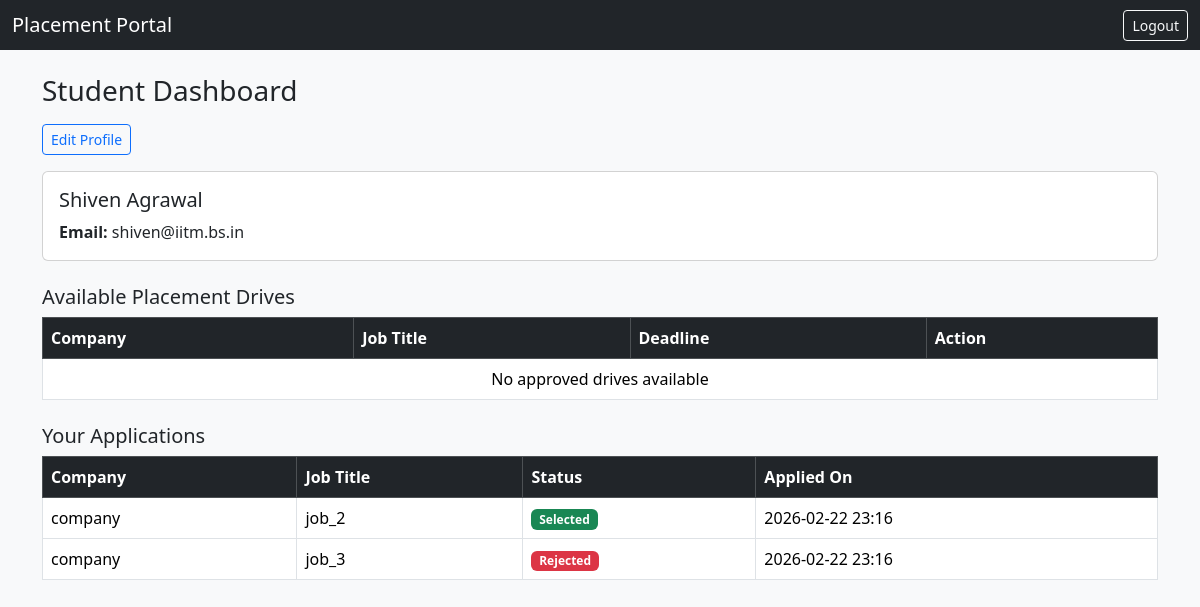
Before: /dashboard (signed in) with the older database file.
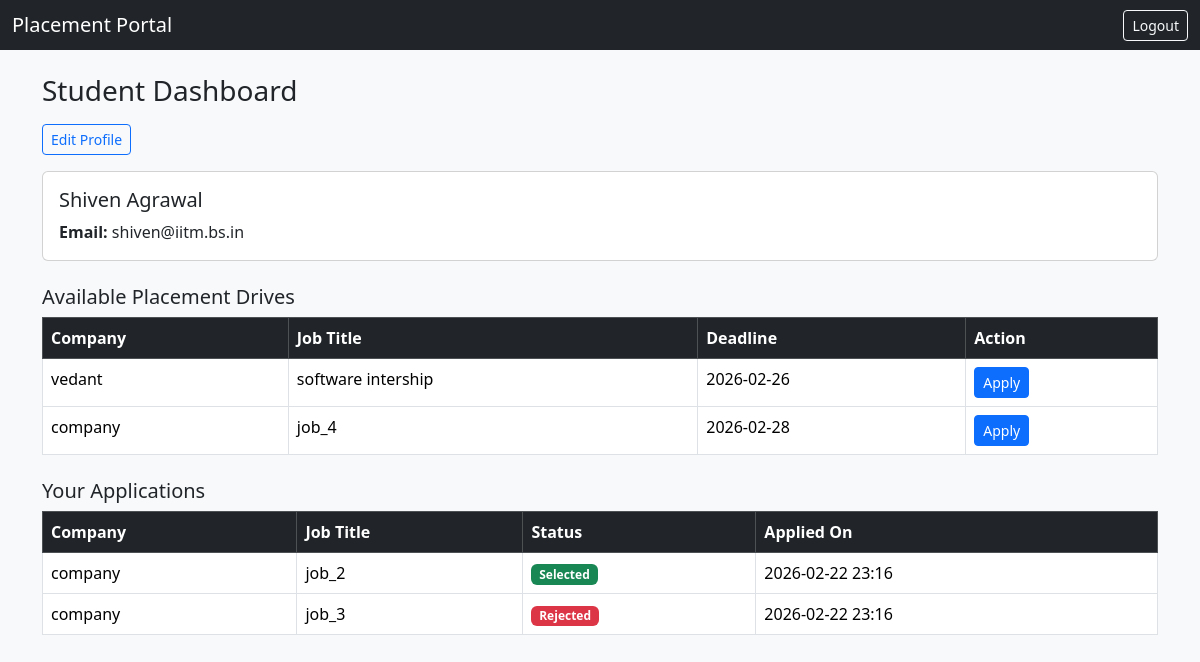
After: the same page with the newer database file.
### dp.py (models this page shows)
class Application(db.Model):
    __tablename__ = "applications"
    id = db.Column(db.Integer, primary_key=True)
    student_id = db.Column(
        db.Integer, db.ForeignKey("students.id"), nullable=False
    )
    drive_id = db.Column(
        db.Integer, db.ForeignKey("placement_drives.id"), nullable=False
    )
    appl_date = db.Column(db.DateTime, default=datetime.now(india_timezone))
    status = db.Column(db.String(20), default="Applied")
    student = db.relationship("Student", backref="applications")
    __table_args__ = (
        db.UniqueConstraint("student_id", "drive_id"),
    )

class Company(db.Model):
    __tablename__ = "companies"
    id = db.Column(db.Integer, primary_key=True)
    user_id = db.Column(
        db.Integer, db.ForeignKey("users.id"), nullable=False
    )
    company_name = db.Column(db.String(150), nullable=False)
    hr_contact = db.Column(db.String(100))
    website = db.Column(db.String(150))
    status = db.Column(db.String(20), default="Pending")
    blacklisted = db.Column(db.Boolean, default=False)

class PlacementDrive(db.Model):
    __tablename__ = "placement_drives"
    id = db.Column(db.Integer, primary_key=True)
    company_id = db.Column(
        db.Integer, db.ForeignKey("companies.id"), nullable=False
    )
    job_title = db.Column(db.String(150), nullable=False)
    job_description = db.Column(db.String(2000))
    eligibility = db.Column(db.String(2000))
    deadline = db.Column(db.Date)
    status = db.Column(db.String(20), default="Pending")
    company = db.relationship("Company", backref="drives")
    applications = db.relationship("Application", backref="drive", cascade="all, delete" )

### app.py (the view, shortened to what this page needs)
@app.route('/dashboard')
@login_required
def dashboard():
    if current_user.role == "admin":
        return render_template("admin.html")
    elif current_user.role == "student":
        student = Student.query.filter_by(user_id=current_user.id).first()
        applications = student.applications
        temp = sorted(PlacementDrive.query.filter_by(status="Open").all(), key=lambda d: d.deadline)
        applied_drive_ids = {app.drive_id for app in student.applications}
        drives = [ drive for drive in temp if drive.id not in applied_drive_ids ]
        if not student:
            abort(403)
        return render_template("student_dashboard.html", student=student, drives=drives, applications=applications)
    else:
        abort(403)

### app.py (called while the page is built)
@login_manager.user_loader
def load_user(user_id):
    return User.query.get(int(user_id))

### templates/student_dashboard.html (shortened to what this page needs)
{% extends "index.html" %}
{% block content %}
<h3 class="mb-3">Student Dashboard</h3>
<div class="mb-3">
    <a href="/student/profile/edit" class="btn btn-outline-primary btn-sm">Edit Profile</a>
</div>
{% if student.blacklisted %}
<div class="alert alert-danger">
    Your account has been blacklisted. Please contact support.
</div>
{% elif student.status == "Pending" %}
<div class="alert alert-warning">
    Your account is pending admin approval. Please wait.
</div>
{% else %}
<div class="card mb-4">
    <div class="card-body">
        <h5 class="card-title">{{ student.name }}</h5>
        <p class="mb-0"><strong>Email:</strong> {{ student.user.email }}</p>
    </div>
</div>
<h5>Available Placement Drives</h5>
<table class="table table-bordered mb-4">
    <thead class="table-dark">
        <tr>
            <th>Company</th>
            <th>Job Title</th>
            <th>Deadline</th>
            <th>Action</th>
        </tr>
    </thead>
    <tbody>
        {% for drive in drives %}
        <tr>
            <td>{{ drive.company.company_name }}</td>
            <td>{{ drive.job_title }}</td>
            <td>{{ drive.deadline }}</td>
            <td>
                <form method="POST"
                      action="/student/apply/{{ drive.id }}">
                    <button class="btn btn-sm btn-primary">
                        Apply
                    </button>
                </form>
            </td>
        </tr>
        {% else %}
        <tr>
            <td colspan="4" class="text-center">
                No approved drives available
            </td>
        </tr>
        {% endfor %}
    </tbody>
</table>
<h5>Your Applications</h5>
<table class="table table-bordered">
    <thead class="table-dark">
        <tr>
            <th>Company</th>
            <th>Job Title</th>
            <th>Status</th>
            <th>Applied On</th>
        </tr>
    </thead>
    <tbody>
        {% for application in applications %}
        <tr>
            <td>{{ application.drive.company.company_name }}</td>
            <td>{{ application.drive.job_title }}</td>
            <td>
                {% if application.status == "Applied" %}
                    <span class="badge bg-info">Applied</span>
                {% elif application.status == "Shortlisted" %}
                    <span class="badge bg-warning">Shortlisted</span>
                {% elif application.status == "Selected" %}
                    <span class="badge bg-success">Selected</span>
                {% elif application.status == "Rejected" %}
                    <span class="badge bg-danger">Rejected</span>
                {% endif %}
            </td>
            <td>{{ application.appl_date.strftime('%Y-%m-%d %H:%M') }}</td>
        </tr>
        {% else %}
        <tr>
            <td colspan="4" class="text-center">
                No applications yet
            </td>
        </tr>
        {% endfor %}
    </tbody>
</table>
{% endif %}
{% endblock %}

Changed rows visible on the page:
added PlacementDrive: company.company_name "vedant", job_title "software intership", deadline "2026-02-26"
now on this page (row edited): PlacementDrive: company.company_name "company", job_title "job_4", deadline "2026-02-28"
Other visible differences:
text no longer shown: "No approved drives available"
